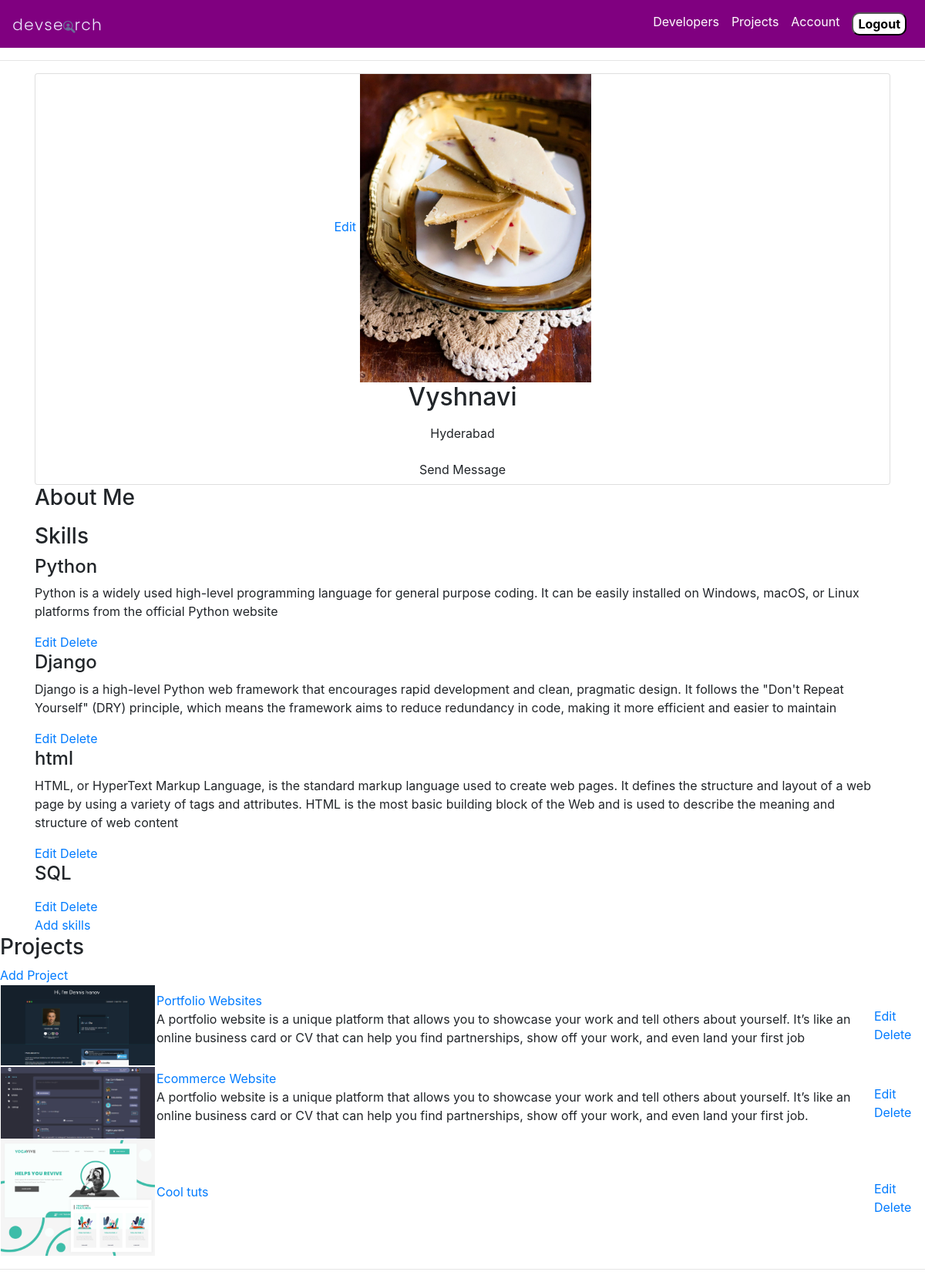
The app's page /account/ (signed in) with its own data.
### users/models.py (models this page shows, shortened)
class Profile(models.Model):
    user=models.OneToOneField(User,on_delete=models.CASCADE,null=True,blank=True)
    name=models.CharField(max_length=200,blank=True,null=True)
    email=models.EmailField(max_length=500,blank=True,null=True)
    username=models.CharField(max_length=200,blank=True,null=True)
    location=models.CharField(max_length=200,blank=True,null=True)
    short_intro=models.CharField(max_length=200,blank=True,null=True)
    bio=models.TextField(blank=True,null=True)
    profile_image=models.ImageField(null=True,blank=True,upload_to='profiles/',default='profiles/user-default.png')
    socio_github=models.CharField(max_length=200,blank=True,null=True)
    socio_twitter=models.CharField(max_length=200,blank=True,null=True)
    socio_linkedin=models.CharField(max_length=200,blank=True,null=True)
    socio_youtube=models.CharField(max_length=200,blank=True,null=True)
    created_date=models.DateTimeField(auto_now_add=True)
    id=models.UUIDField(default=uuid.uuid4,unique=True,primary_key=True,editable=False)

class Skills(models.Model):
    owner=models.ForeignKey(Profile,on_delete=models.CASCADE,null=True,blank=True)
    name=models.CharField(max_length=50,null=True,blank=True)
    description=models.TextField(null=True,blank=True)
    created_date=models.DateTimeField(auto_now_add=True)
    id=models.UUIDField(default=uuid.uuid4,unique=True,primary_key=True,editable=False)

### projects/models.py (models this page shows, shortened)
class Project(models.Model):
    owner=models.ForeignKey(Profile,null=True,blank=True,on_delete=models.SET_NULL)
    title=models.CharField(max_length=200)
    description=models.TextField(null=True,blank=True)
    featured_image=models.ImageField(null=True,blank=True,default='default.jpg')
    demo_link=models.CharField(max_length=2000,null=True,blank=True)
    source_link=models.CharField(max_length=2000,null=True,blank=True)
    tags=models.ManyToManyField('Tag',blank=True)
    vote_total=models.IntegerField(default=0,null=True,blank=True)
    vote_ratio=models.IntegerField(default=0,null=True,blank=True)
    created_date=models.DateTimeField(auto_now_add=True)
    id=models.UUIDField(default=uuid.uuid4,unique=True,primary_key=True,editable=False)

### users/views.py (the view)
# urls.py: path('account/',views.userAccount,name='userAccount'),
@login_required(login_url='loginUser')
def userAccount(request):
    profile=request.user.profile
    projects=profile.project_set.all()
    topSkills=profile.skills_set.all()
    context={'profile':profile,'topSkills':topSkills,'projects':projects}
    return(render(request,'account.html',context))

### users/templates/account.html (shortened to what this page needs)
{%extends 'navBar.html'%}
{%block start%}
  <main class="settingsPage profile my-md">
    <div class="container">
      <div class="layout">
        <div class="column column--1of3">
          <div class="card text-center">
            <div class="card__body dev">
              <a class="tag tag--pill tag--main settings__btn" href="{%url 'edit-account'%}"> Edit</a>
              <img class="avatar avatar--xl dev__avatar" src="{{profile.profile_image.url}}" style="width:300px" />
              <h2 class="dev__name">{{profile.username}}</h2>
              <p class="dev__location">{{profile.location}}</p>
              <a href="#" class="btn btn--sub btn--lg">Send Message </a>
            </div>
          </div>
        </div>
        <div class="column column--2of3">
          <div class="devInfo">
            <h3 class="devInfo__title">About Me</h3>
          </div>
          <div class="devInfo">
            <h3 class="devInfo__title">Skills</h3>
            <div class="devInfo__skills">
              <div class="devSkill">
                {%for skill in topSkills%}
                <h4 class="devSkill__title">{{skill.name}}</h4>
                <p class="devSkill__info">
                  {{skill.description}}
                </p>
                <td class="settings__tableActions">
                  <a class="tag tag--pill tag--main settings__btn" href="{%url 'update-skill' skill.id%}"> Edit</a>
                  <a class="tag tag--pill tag--main settings__btn" href="{%url 'delete-skill' skill.id%}">
                    Delete</a>
                </td>
              </div>
{%endfor%}
<a class="tag tag--pill tag--main settings__btn" href="{%url 'create-skill'%}"> Add skills</a>
            </div>
          </div>
          <div class="settings">
            <h3 class="settings__title">Projects</h3>
            <a class="tag tag--pill tag--sub settings__btn tag--lg" href="{%url 'createProject'%}"> Add Project</a>
          </div>
          <table class="settings__table">
            {%for project in projects%}
            <tr>
              <td class="settings__thumbnail">
                <a href="{%url 'project' project.id%}"><img src="{{project.featured_image.url}}" alt="Project Thumbnail" style="width: 200px;"/></a>
              </td>
              <td class="settings__tableInfo">
                <a href="{%url 'project' project.id%}">{{project.title}}</a>
                <p>
                 {{project.description}}
                </p>
              </td>
              <td class="settings__tableActions">
                <a class="tag tag--pill tag--main settings__btn" href="{%url 'updateProject' project.id%}"> Edit</a>
                <a class="tag tag--pill tag--main settings__btn" href="{%url 'deleteProject' project.id%}">
                  Delete</a>
              </td>
            </tr>
            {%endfor%}
          </table>
  </main>
{%endblock%}

### records on screen
Profile: profile_image (picture), username "Vyshnavi", location "Hyderabad"
Skills: name "Python", description "Python is a widely used high-level programming language for general purpose coding. It can be easily installed on Windows, macOS, or Linux platforms from the official Python website"
Skills: name "Django", description "Django is a high-level Python web framework that encourages rapid development and clean, pragmatic design. It follows the \"Don't Repeat Yourself\" (DRY) principle, which means the framework aims to reduce redundancy in code, making it more efficient and easier to maintain"
Skills: name "html", description "HTML, or HyperText Markup Language, is the standard markup language used to create web pages. It defines the structure and layout of a web page by using a variety of tags and attributes. HTML is the most basic building block of the Web and is used to describe the meaning and structure of web content"
Skills: name "SQL"
Project: featured_image (picture), title "Portfolio Websites", description "A portfolio website is a unique platform that allows you to showcase your work and tell others about yourself. It’s like an online business card or CV that can help you find partnerships, show off your work, and even land your first job"
Project: featured_image (picture), title "Ecommerce Website", description "A portfolio website is a unique platform that allows you to showcase your work and tell others about yourself. It’s like an online business card or CV that can help you find partnerships, show off your work, and even land your first job."
Project: featured_image (picture), title "Cool tuts"
